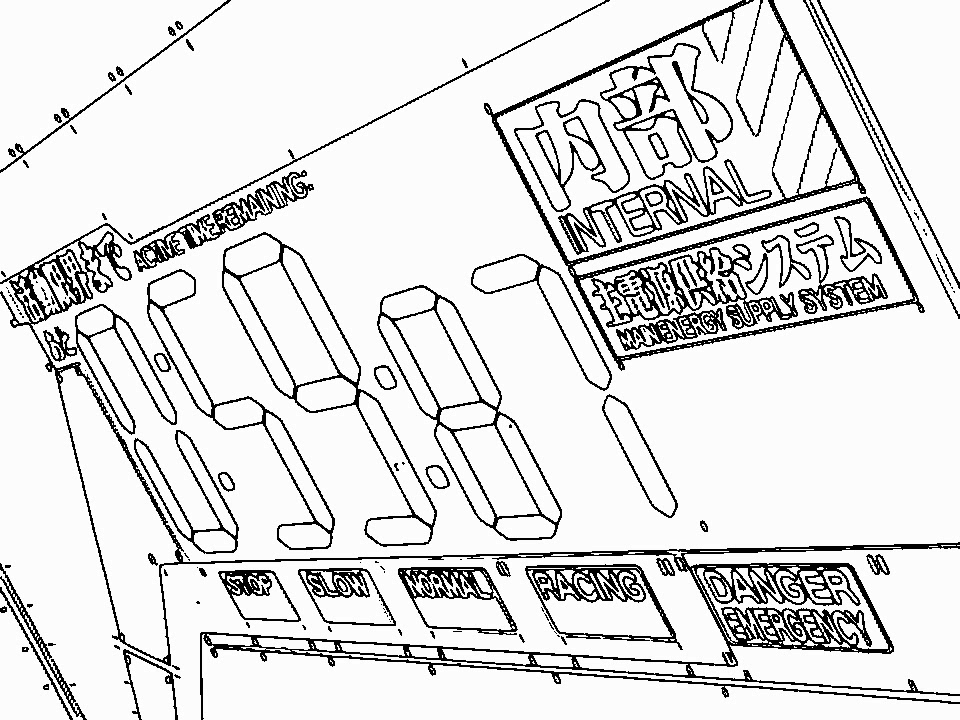
#> input picture samples/eva-compare/01_line.png, 960 x 720 px
$ python -i line_art_4.py   (imports and definitions only)
#> lines starting #> are read from the running program, lines starting #| are printed output that depends on the picture
### src/glyphs.py
"""Shared glyph kernels for line_art_3 / line_art_4. Not a standalone converter."""
import os

import numpy as np
from PIL import Image, ImageDraw, ImageFont

STRUCTURE_CHARS = list(" .'`^\",:;~-_+<>\\/|()[]{}=")
FULL_CHARS = [chr(code) for code in range(32, 127)]

SCRIPT_DIR = os.path.dirname(os.path.abspath(__file__))


def load_mono_font(font_size):
    candidates = [
        os.path.join(SCRIPT_DIR, "consolas.ttf"),
        r"C:\Windows\Fonts\consola.ttf",
        r"C:\Windows\Fonts\cour.ttf",
        "/System/Library/Fonts/Supplemental/Courier New.ttf",
        "/usr/share/fonts/truetype/dejavu/DejaVuSansMono.ttf",
    ]
    for path in candidates:
        if os.path.exists(path):
            try:
                return ImageFont.truetype(path, font_size)
            except Exception:
                continue
    return ImageFont.load_default()


def build_glyph_kernels(chars, cell_w, cell_h):
    font = load_mono_font(max(8, cell_h - 2))
    kernels = np.zeros((len(chars), cell_h, cell_w), dtype=np.float32)
    for i, ch in enumerate(chars):
        if ch == " ":
            continue
        canvas = Image.new("L", (cell_w, cell_h), 0)
        draw = ImageDraw.Draw(canvas)
        bbox = draw.textbbox((0, 0), ch, font=font)
        tw, th = bbox[2] - bbox[0], bbox[3] - bbox[1]
        x = (cell_w - tw) // 2 - bbox[0]
        y = (cell_h - th) // 2 - bbox[1]
        draw.text((x, y), ch, font=font, fill=255, font_mode="1")
        kernels[i] = np.array(canvas, dtype=np.float32) / 255.0
    return kernels


def extract_tiles(image, rows, cols, cell_h, cell_w, offset_y=0, offset_x=0):
    view = image[offset_y : offset_y + rows * cell_h, offset_x : offset_x + cols * cell_w]
    return view.reshape(rows, cell_h, cols, cell_w).transpose(0, 2, 1, 3).reshape(-1, cell_h, cell_w)


def match_tiles(tiles, kernels, density_weight=0.85):
    n_tiles = tiles.shape[0]
    flat_t = tiles.reshape(n_tiles, -1)
    flat_k = kernels.reshape(kernels.shape[0], -1)
    t_norm = np.linalg.norm(flat_t, axis=1, keepdims=True)
    k_norm = np.linalg.norm(flat_k, axis=1, keepdims=True)
    t_unit = flat_t / (t_norm + 1e-6)
    k_unit = flat_k / (k_norm + 1e-6)
    cosine = t_unit @ k_unit.T
    t_den = flat_t.mean(axis=1, keepdims=True)
    k_den = flat_k.mean(axis=1, keepdims=True)
    return cosine - density_weight * np.abs(t_den - k_den.T)


# [20 lines left out: functions render_ascii_image, save_ascii_png, not called in this run]

### src/line_art_3.py
"""
line_art_3：更贴原线的结构 ASCII。供 line_art_demo 复用。

不是禁用 <>，而是按格子外形选字：像 / 就用 /，像 < 才用 <。
分数接近时优先更简单的笔画，避免细线被 []+_ 抢走。
匹配用字体核 + 几何核的归一化互相关。
"""
import argparse
import os
import sys

import cv2
import numpy as np
from PIL import Image, ImageDraw

from line_art import (
    load_gray_for_lines,
    photo_to_line,
    resize_line_art,
    save_line_gallery,
    to_white_on_black,
)
from main import DEFAULT_INPUT, DEFAULT_OUTPUT, save_batch_html
from glyphs import STRUCTURE_CHARS, extract_tiles, load_mono_font, match_tiles, save_ascii_png

DEFAULT_OUT = os.path.join(DEFAULT_OUTPUT, "line_art_3")
# Courier New 在 line-height:1 时字格约 0.60 宽 / 1.00 高，不是正方形。
CELL_W = 18
CELL_H = 30
FONT_ASPECT = CELL_W / CELL_H
CHARS = list(STRUCTURE_CHARS)
if CHARS[0] != " ":
    CHARS = [" "] + [c for c in CHARS if c != " "]
SPACE = CHARS.index(" ")

COMPLEXITY = {
    " ": 0,
    ".": 1,
    "'": 1,
    "`": 1,
    ",": 1,
    "^": 2,
    "-": 3,
    "|": 3,
    "/": 3,
    "\\": 3,
    "~": 3,
    "_": 4,
    ":": 4,
    ";": 4,
    "(": 5,
    ")": 5,
    "<": 6,
    ">": 6,
    "[": 7,
    "]": 7,
    "{": 8,
    "}": 8,
    "+": 9,
    "=": 9,
    '"': 9,
}


def _ink_line(canvas, p1, p2):
    cv2.line(canvas, p1, p2, 255, 1, lineType=cv2.LINE_8)


def geometric_glyph(ch, cell_w=CELL_W, cell_h=CELL_H):
    g = np.zeros((cell_h, cell_w), dtype=np.uint8)
    sx, sy = cell_w - 1, cell_h - 1
    mx, my = cell_w // 2, cell_h // 2
    qx, qy = max(1, cell_w // 4), max(1, cell_h // 4)
    if ch == " ":
        return g
    if ch == ".":
        cv2.circle(g, (mx, cell_h - 4), 1, 255, -1)
    elif ch == "'":
        _ink_line(g, (mx, 2), (mx, qy + 1))
    elif ch == "`":
        _ink_line(g, (qx, 2), (mx, qy + 1))
    elif ch == ",":
        _ink_line(g, (mx, cell_h - 6), (mx - 2, cell_h - 2))
    elif ch == "^":
        _ink_line(g, (2, my), (mx, 2))
        _ink_line(g, (mx, 2), (sx - 2, my))
    elif ch == '"':
        _ink_line(g, (mx - 3, 2), (mx - 3, qy + 2))
        _ink_line(g, (mx + 3, 2), (mx + 3, qy + 2))
    elif ch == ":":
        cv2.circle(g, (mx, qy + 1), 1, 255, -1)
        cv2.circle(g, (mx, cell_h - qy - 2), 1, 255, -1)
    elif ch == ";":
        cv2.circle(g, (mx, qy + 1), 1, 255, -1)
        _ink_line(g, (mx, cell_h - 7), (mx - 2, cell_h - 2))
    elif ch == "~":
        pts = np.array(
            [[2, my], [qx, my - 3], [mx, my], [mx + qx, my + 3], [sx - 2, my]],
            dtype=np.int32,
        )
        cv2.polylines(g, [pts], False, 255, 1)
    elif ch == "-":
        _ink_line(g, (1, my), (sx - 1, my))
    elif ch == "_":
        _ink_line(g, (1, sy - 2), (sx - 1, sy - 2))
    elif ch == "|":
        _ink_line(g, (mx, 1), (mx, sy - 1))
    elif ch == "/":
        _ink_line(g, (2, sy - 2), (sx - 2, 2))
    elif ch == "\\":
        _ink_line(g, (2, 2), (sx - 2, sy - 2))
    elif ch == "+":
        _ink_line(g, (1, my), (sx - 1, my))
        _ink_line(g, (mx, 1), (mx, sy - 1))
    elif ch == "=":
        _ink_line(g, (2, my - 3), (sx - 2, my - 3))
        _ink_line(g, (2, my + 3), (sx - 2, my + 3))
    elif ch == "<":
        _ink_line(g, (sx - 3, 2), (2, my))
        _ink_line(g, (2, my), (sx - 3, sy - 2))
    elif ch == ">":
        _ink_line(g, (3, 2), (sx - 2, my))
        _ink_line(g, (sx - 2, my), (3, sy - 2))
    elif ch == "(":
        cv2.ellipse(g, (mx + 3, my), (max(2, mx - 2), max(3, my - 1)), 0, 50, 310, 255, 1)
    elif ch == ")":
        cv2.ellipse(g, (mx - 3, my), (max(2, mx - 2), max(3, my - 1)), 0, 230, 490, 255, 1)
    elif ch == "[":
        _ink_line(g, (mx - 2, 2), (mx - 2, sy - 2))
        _ink_line(g, (mx - 2, 2), (mx + 4, 2))
        _ink_line(g, (mx - 2, sy - 2), (mx + 4, sy - 2))
    elif ch == "]":
        _ink_line(g, (mx + 2, 2), (mx + 2, sy - 2))
        _ink_line(g, (mx - 4, 2), (mx + 2, 2))
        _ink_line(g, (mx - 4, sy - 2), (mx + 2, sy - 2))
    elif ch == "{":
        _ink_line(g, (mx + 2, 2), (mx - 1, 2))
        _ink_line(g, (mx - 1, 2), (mx - 1, my - 2))
        _ink_line(g, (mx - 1, my - 2), (mx - 4, my))
        _ink_line(g, (mx - 4, my), (mx - 1, my + 2))
        _ink_line(g, (mx - 1, my + 2), (mx - 1, sy - 2))
        _ink_line(g, (mx - 1, sy - 2), (mx + 2, sy - 2))
    elif ch == "}":
        _ink_line(g, (mx - 2, 2), (mx + 1, 2))
        _ink_line(g, (mx + 1, 2), (mx + 1, my - 2))
        _ink_line(g, (mx + 1, my - 2), (mx + 4, my))
        _ink_line(g, (mx + 4, my), (mx + 1, my + 2))
        _ink_line(g, (mx + 1, my + 2), (mx + 1, sy - 2))
        _ink_line(g, (mx + 1, sy - 2), (mx - 2, sy - 2))
    return g


# [33 lines left out: functions font_kernels, geo_kernels, pick_chars, not called in this run]


def _collapse_variant_scores(raw_scores, ids, n_chars):
    out = np.full((raw_scores.shape[0], n_chars), -1e9, dtype=np.float32)
    for k, char_i in enumerate(ids):
        out[:, char_i] = np.maximum(out[:, char_i], raw_scores[:, k])
    return out


def tile_com(tiles):
    """每格墨水的质心（格子坐标）和总墨量。"""
    n, cell_h, cell_w = tiles.shape
    ys = np.arange(cell_h, dtype=np.float32)[:, None]
    xs = np.arange(cell_w, dtype=np.float32)[None, :]
    mass = tiles.reshape(n, -1).sum(axis=1)
    cy = (tiles * ys).reshape(n, -1).sum(axis=1) / (mass + 1e-8)
    cx = (tiles * xs).reshape(n, -1).sum(axis=1) / (mass + 1e-8)
    return cy, cx, mass


def exclusive_cells(tiles, rows, cols):
    """
    格子是互斥划分：落在边界上的线只归能量更高的一侧。
    相等时归右/下，避免两格都画同一笔。
    """
    n, cell_h, cell_w = tiles.shape
    energy = tiles.reshape(n, -1).mean(axis=1).reshape(rows, cols)
    cy, cx, _mass = tile_com(tiles)
    cy = cy.reshape(rows, cols)
    cx = cx.reshape(rows, cols)
    keep = np.ones((rows, cols), dtype=bool)
    keep[energy < 1e-6] = False
    bx, by = cell_w * 0.28, cell_h * 0.28
    lo_x, hi_x = bx, cell_w - 1 - bx
    lo_y, hi_y = by, cell_h - 1 - by
    for r in range(rows):
        for c in range(cols):
            if not keep[r, c]:
                continue
            e = energy[r, c]
            give = False
            if cx[r, c] > hi_x and c + 1 < cols and energy[r, c + 1] >= e * 0.85:
                give = True
            elif cy[r, c] > hi_y and r + 1 < rows and energy[r + 1, c] >= e * 0.85:
                give = True
            elif cx[r, c] < lo_x and c > 0 and energy[r, c - 1] > e * 1.15:
                give = True
            elif cy[r, c] < lo_y and r > 0 and energy[r - 1, c] > e * 1.15:
                give = True
            if give:
                keep[r, c] = False
    return keep.reshape(-1)


# [18 lines left out: function match_line_page, not called in this run]


def grid_rows(height, width, cols):
    return max(1, int(round(cols * (height / float(width)) * FONT_ASPECT)))


# [99 lines left out: functions convert_gray, convert_from_line, batch_extract, parse_args, not called in this run]


# [7 lines that do not run on import are left out]

### src/line_art_4.py
"""
line_art_4：标准可打印 ASCII（32–126）+ 走向。

粗线仍按线条走向选字，不用 M/@ 这类填满的字去凑密度。
"""
import argparse
import os
import sys

import subprocess

import cv2
import numpy as np
from PIL import Image, ImageDraw

from line_art import (
    load_gray_for_lines,
    photo_to_line,
    resize_line_art,
    save_line_gallery,
    to_white_on_black,
)
from line_art_3 import (
    CELL_H,
    CELL_W,
    exclusive_cells,
    geometric_glyph,
    grid_rows,
    tile_com,
    _collapse_variant_scores,
)
from main import DEFAULT_INPUT, DEFAULT_OUTPUT, save_batch_html
from glyphs import FULL_CHARS, build_glyph_kernels, extract_tiles, load_mono_font, match_tiles, save_ascii_png

DEFAULT_OUT = os.path.join(DEFAULT_OUTPUT, "line_art_4")
VIDEO_EXTS = (".mp4", ".avi", ".mov", ".mkv", ".webm", ".m4v")
CHARS = list(FULL_CHARS)
SPACE = CHARS.index(" ")
IDX = {ch: i for i, ch in enumerate(CHARS)}

COMPLEXITY = {
    " ": 0,
    ".": 1,
    "'": 1,
    "`": 1,
    ",": 1,
    "^": 2,
    "-": 3,
    "|": 3,
    "/": 3,
    "\\": 3,
    "~": 3,
    "_": 4,
    ":": 4,
    ";": 4,
    "!": 5,
    "?": 5,
    "(": 5,
    ")": 5,
    "<": 6,
    ">": 6,
    "[": 7,
    "]": 7,
    "{": 8,
    "}": 8,
    "+": 9,
    "=": 9,
    '"': 9,
    "*": 8,
    "#": 12,
    "@": 12,
    "%": 12,
    "&": 12,
    "$": 12,
    "M": 12,
    "W": 12,
    "Q": 11,
    "N": 11,
    "B": 11,
    "0": 11,
    "8": 11,
    "g": 11,
}

BACK_ANG = np.degrees(np.arctan2(CELL_H, CELL_W))
SLASH_ANG = 180.0 - BACK_ANG

HORIZ = ["-", "~", "_"]
TICKS = list(".'`^,:;\"")


def font_kernels():
    return build_glyph_kernels(CHARS, CELL_W, CELL_H)


def geo_kernels():
    bases = [geometric_glyph(ch).astype(np.float32) / 255.0 for ch in CHARS]
    return np.stack(bases, axis=0), np.arange(len(CHARS), dtype=np.int32)


def pick_chars(scores, margin=0.10):
    complexity = np.array([COMPLEXITY.get(ch, 7) for ch in CHARS], dtype=np.float32)
    best = scores.max(axis=1, keepdims=True)
    near = scores >= (best - margin)
    masked_c = np.where(near, complexity[None, :], 99.0)
    min_c = masked_c.min(axis=1, keepdims=True)
    prefer = (masked_c <= min_c) & near
    chosen_scores = np.where(prefer, scores, -1e9)
    return chosen_scores.argmax(axis=1)


def tile_pca(tile, thresh=0.05):
    """主轴角 [0,180)：0=水平，90=竖直；y 向下时 ~59° 是 \\，~121° 是 /。"""
    ys, xs = np.nonzero(tile > thresh)
    mass = float(tile.mean())
    if xs.size < 4:
        return np.nan, 0.0, mass
    w = tile[ys, xs].astype(np.float64)
    w = w / (w.sum() + 1e-8)
    mx = float(np.dot(w, xs))
    my = float(np.dot(w, ys))
    dx = xs - mx
    dy = ys - my
    cxx = float(np.dot(w, dx * dx))
    cyy = float(np.dot(w, dy * dy))
    cxy = float(np.dot(w, dx * dy))
    trace = cxx + cyy
    det = cxx * cyy - cxy * cxy
    disc = max(0.0, 0.25 * trace * trace - det)
    l1 = 0.5 * trace + np.sqrt(disc)
    l2 = 0.5 * trace - np.sqrt(disc)
    ecc = float(l1 / (l2 + 1e-8))
    if abs(cxy) > 1e-10:
        vx, vy = cxy, l1 - cxx
    elif cxx >= cyy:
        vx, vy = 1.0, 0.0
    else:
        vx, vy = 0.0, 1.0
    ang = np.degrees(np.arctan2(vy, vx))
    if ang < 0:
        ang += 180.0
    return float(ang), ecc, mass


def circ_dist(a, b):
    return abs((a - b + 90.0) % 180.0 - 90.0)


def bin_angle(ang):
    if not np.isfinite(ang):
        return "blob", {"h": 90, "v": 90, "back": 90, "slash": 90}
    dists = {
        "h": min(ang, 180.0 - ang),
        "v": abs(ang - 90.0),
        "back": circ_dist(ang, BACK_ANG),
        "slash": circ_dist(ang, SLASH_ANG),
    }
    return min(dists, key=dists.get), dists


def bump(scores, chars, delta):
    for ch in chars:
        j = IDX.get(ch)
        if j is not None:
            scores[j] += delta


def stroke_span(tile, thresh=0.05):
    ys, xs = np.nonzero(tile > thresh)
    if xs.size == 0:
        return 0.0, 0.0
    h, w = tile.shape
    return (xs.max() - xs.min() + 1) / w, (ys.max() - ys.min() + 1) / h


def horiz_char(cy, cell_h):
    t = cy / max(cell_h, 1)
    if t > 0.68:
        return "_"
    if t < 0.30:
        return "~"
    return "-"


def glyph_fill(font_k):
    return font_k.reshape(len(CHARS), -1).mean(axis=1)


def is_flat_horiz(tile, ang, ecc):
    """横条：含较粗的线。用宽高比，不要求细。"""
    xspan, yspan = stroke_span(tile)
    if xspan >= 0.40 and xspan >= yspan * 1.18:
        return True
    fam, dists = bin_angle(ang)
    return bool(np.isfinite(ang) and fam == "h" and ecc >= 1.20 and dists["h"] <= 26)


def is_flat_vert(tile, ang, ecc):
    xspan, yspan = stroke_span(tile)
    if yspan >= 0.42 and yspan >= xspan * 1.18:
        return True
    fam, dists = bin_angle(ang)
    return bool(np.isfinite(ang) and fam == "v" and ecc >= 1.20 and dists["v"] <= 26)


def is_stroke(tile, ecc):
    """还是一条线（可粗），不是色块。粗对角线的包围盒接近整格，所以也看 PCA。"""
    xspan, yspan = stroke_span(tile)
    aspect = max(xspan, yspan) / (min(xspan, yspan) + 1e-6)
    if aspect >= 1.28 and max(xspan, yspan) >= 0.35:
        return True
    return ecc >= 1.18


def orientation_adjust(row_scores, ang, ecc, tile_den, fill, stroke):
    s = row_scores.copy()
    s -= np.clip(fill - tile_den - 0.04, 0.0, None) * 2.4
    if stroke:
        s[fill >= 0.16] -= 0.55
    fam, _dists = bin_angle(ang)
    if ecc >= 1.4:
        bump(s, TICKS, -0.36)
    if np.isfinite(ang) and ecc >= 1.15:
        if fam == "slash":
            bump(s, "\\", -0.40)
            bump(s, "/", 0.08)
        elif fam == "back":
            bump(s, "/", -0.40)
            bump(s, "\\", 0.08)
        elif fam == "h":
            bump(s, "()/\\|[]<>", -0.45)
            bump(s, "-~_", 0.22)
        elif fam == "v":
            bump(s, "-_=", -0.16)
            bump(s, "|", 0.08)
    return s, fam


def snap_horiz(grid, flat, rows, cols):
    """横走的格子收成 -~_；夹在两条横线中间的 ()/ 也收掉。"""
    out = grid.copy()
    hset = set(HORIZ)
    messy = set("()/\\|[]<>{}+" + "".join(TICKS) + "@#%&$MWQBN08")
    for r in range(rows):
        for c in range(cols):
            if flat[r, c] and out[r, c] not in hset and out[r, c] != " ":
                out[r, c] = "-"
            if c > 0 and c < cols - 1 and out[r, c] in messy:
                if out[r, c - 1] in hset and out[r, c + 1] in hset:
                    out[r, c] = "-"
    return out


def match_line_page(edges, cols, rows, font_k=None, geo_pack=None):
    if font_k is None:
        font_k = font_kernels()
    if geo_pack is None:
        geo_pack = geo_kernels()
    geo_k, geo_ids = geo_pack
    tiles = extract_tiles(edges, rows, cols, CELL_H, CELL_W, 0, 0)
    font_s = match_tiles(tiles, font_k, 1.45)
    geo_s = _collapse_variant_scores(match_tiles(tiles, geo_k, 1.15), geo_ids, len(CHARS))
    scores = np.maximum(font_s, geo_s)
    scores[:, SPACE] = -1.0
    energy = tiles.reshape(rows * cols, -1).mean(axis=1)
    cy, _cx, _mass = tile_com(tiles)
    keep = exclusive_cells(tiles, rows, cols)
    fill = glyph_fill(font_k)
    flat = np.zeros(rows * cols, dtype=bool)

    chosen = np.full(rows * cols, SPACE, dtype=np.int32)
    for i in range(rows * cols):
        if energy[i] < 0.018 or not keep[i]:
            continue
        ang, ecc, mass = tile_pca(tiles[i])
        if is_flat_horiz(tiles[i], ang, ecc):
            chosen[i] = IDX[horiz_char(cy[i], CELL_H)]
            flat[i] = True
            continue
        if is_flat_vert(tiles[i], ang, ecc):
            chosen[i] = IDX["|"]
            continue
        stroke = is_stroke(tiles[i], ecc)
        adj, _fam = orientation_adjust(scores[i], ang, ecc, mass, fill, stroke)
        pick = int(pick_chars(adj[None, :], margin=0.10)[0])
        if adj[pick] < 0.10:
            continue
        chosen[i] = pick

    grid = np.array(CHARS, dtype="<U1")[chosen].reshape(rows, cols)
    grid = snap_horiz(grid, flat.reshape(rows, cols), rows, cols)
    return "\n".join("".join(row) for row in grid)


# [8 lines left out: function convert_gray, not called in this run]


def convert_from_line(gray, cols=80, font_k=None, geo_k=None):
    height, width = gray.shape
    rows = grid_rows(height, width, cols)
    page = cv2.resize(gray, (cols * CELL_W, rows * CELL_H), interpolation=cv2.INTER_AREA)
    ink = page.astype(np.float32)
    if float(ink.mean()) > 127.0:
        ink = 255.0 - ink
    ink = np.clip(ink - ink.min(), 0, 255) / 255.0
    preview = page if float(page.mean()) > 127.0 else (255 - page)
    ascii_text = match_line_page(ink, cols, rows, font_k=font_k, geo_pack=geo_k)
    return ascii_text, preview.astype(np.uint8), rows


def render_ascii_bgr(ascii_text, cell_w=CELL_W, cell_h=CELL_H):
    lines = ascii_text.split("\n")
    rows = max(1, len(lines))
    cols = max((len(line) for line in lines), default=1)
    font = load_mono_font(max(8, cell_h - 2))
    canvas = Image.new("RGB", (cols * cell_w, rows * cell_h), (0, 0, 0))
    draw = ImageDraw.Draw(canvas)
    for y, line in enumerate(lines):
        for x, ch in enumerate(line):
            if ch != " ":
                draw.text((x * cell_w, y * cell_h), ch, font=font, fill=(255, 255, 255))
    frame = cv2.cvtColor(np.array(canvas), cv2.COLOR_RGB2BGR)
    height, width = frame.shape[:2]
    if width % 2 or height % 2:
        frame = cv2.copyMakeBorder(
            frame, 0, height % 2, 0, width % 2, cv2.BORDER_CONSTANT, value=(0, 0, 0)
        )
    return frame


# [29 lines left out: function finalize_mp4, not called in this run]


def convert_line_video(input_path, output_folder=DEFAULT_OUT, cols=80, video_out=None):
    cap = cv2.VideoCapture(input_path)
    if not cap.isOpened():
        raise RuntimeError(f"打不开视频: {input_path}")
    src_fps = cap.get(cv2.CAP_PROP_FPS) or 8.0
    total = int(cap.get(cv2.CAP_PROP_FRAME_COUNT) or 0)
    os.makedirs(output_folder, exist_ok=True)
    stem = os.path.splitext(os.path.basename(input_path))[0]
    if not video_out:
        video_out = os.path.join(output_folder, f"{stem}_ascii.mp4")
    tmp_path = video_out + ".tmp.mp4"
    font_k = font_kernels()
#> the loop in build_glyph_kernels, `for i, ch in enumerate(chars):` made 95 passes
#> (bbox, th, y) on passes 2 to 9: ((0, 6, 17, 26), 20, -1), ((0, 6, 17, 26), 20, -1), ((0, 5, 17, 26), 21, -1), ((0, 5, 17, 30), 25, -3), ((0, 6, 17, 26), 20, -1), ((0, 6, 17, 26), 20, -1), ((0, 6, 17, 26), 20, -1), ((0, 5, 17, 30), 25, -3)
#> after the loop in build_glyph_kernels, `for i, ch in enumerate(chars):`:
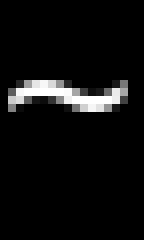
#> canvas: PIL image 18x30 L (shown 8 times larger); min 0, max 255, mean 14
    geo_k = geo_kernels()
    writer = None
    kept = 0
    while True:
        ok, frame = cap.read()
#> frame is the input picture: shape (720, 960, 3); min 0, max 255, mean 222.6
        if not ok:
            break
        gray = cv2.cvtColor(frame, cv2.COLOR_BGR2GRAY)
        ascii_text, _, rows = convert_from_line(gray, cols=cols, font_k=font_k, geo_k=geo_k)
#> in convert_from_line, `ink = 255.0 - ink`:
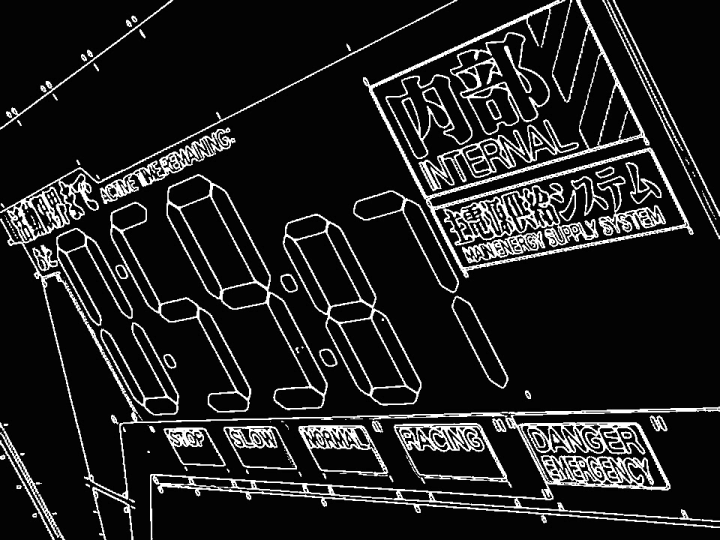
#> ink: shape (1080, 1440) float32 (shown at 1/2 size); min 0, max 255, mean 32.3
#> in match_tiles, `flat_t = tiles.reshape(n_tiles, -1)`:
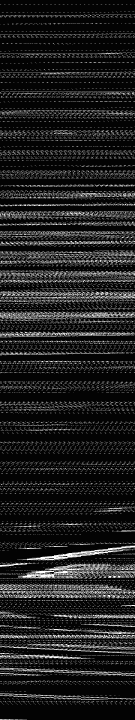
#> flat_t: shape (2880, 540) float32 (shown at 1/4 size); min 0, max 1, mean 0.127
#> in match_tiles, `flat_k = kernels.reshape(kernels.shape[0], -1)`:
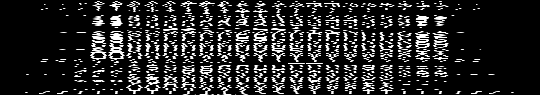
#> flat_k: shape (95, 540) float32; min 0, max 1, mean 0.161
#> in match_tiles, `t_norm = np.linalg.norm(flat_t, axis=1, keepdims=True)`: t_norm = 2880 values, max 19.13 at index 973, min 0.251 at index 2657, mean 5.35
#> in match_tiles, `k_norm = np.linalg.norm(flat_k, axis=1, keepdims=True)`: k_norm = 95 values, max 11.5 at index 46, min 0 at index 0, mean 8.52
#> in match_tiles, `t_unit = flat_t / (t_norm + 1e-6)`:
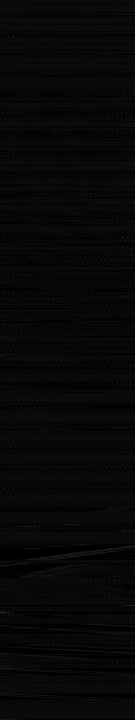
#> t_unit: shape (2880, 540) float32 (shown at 1/4 size); min 0, max 0.782, mean 0.0314
#> in match_tiles, `k_unit = flat_k / (k_norm + 1e-6)`:
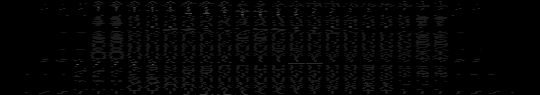
#> k_unit: shape (95, 540) float32; min 0, max 0.316, mean 0.0179
#> in match_tiles, `t_den = flat_t.mean(axis=1, keepdims=True)`: t_den = 2880 values, max 0.718 at index 973, min 0.0101 at index 2657, mean 0.127
#> in match_tiles, `k_den = flat_k.mean(axis=1, keepdims=True)`: k_den = 95 values, max 0.278 at index 32, min 0 at index 0, mean 0.161
#> in match_line_page, `energy = tiles.reshape(rows * cols, -1).mean(axis=1)`: energy has the same summary as t_den in match_tiles
#> in tile_com, `mass = tiles.reshape(n, -1).sum(axis=1)`: mass = 2880 values, max 387.8 at index 973, min 5.45 at index 2657, mean 68.46
#> in tile_com, `cy = (tiles * ys).reshape(n, -1).sum(axis=1) / (mass + 1e-8)`: cy = 2880 values, max 26.62 at index 2188, min 2.4 at index 2775, mean 14.51
#> in tile_com, `cx = (tiles * xs).reshape(n, -1).sum(axis=1) / (mass + 1e-8)`: cx = 2880 values, max 15.2 at index 297, min 1.72 at index 2574, mean 8.5
#> in exclusive_cells, `energy = tiles.reshape(n, -1).mean(axis=1).reshape(rows, cols)`:
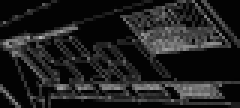
#> energy: shape (36, 80) float32 (shown 3 times larger); min 0.0101, max 0.718, mean 0.127
#> (the rest of the program and of its run is left out)
